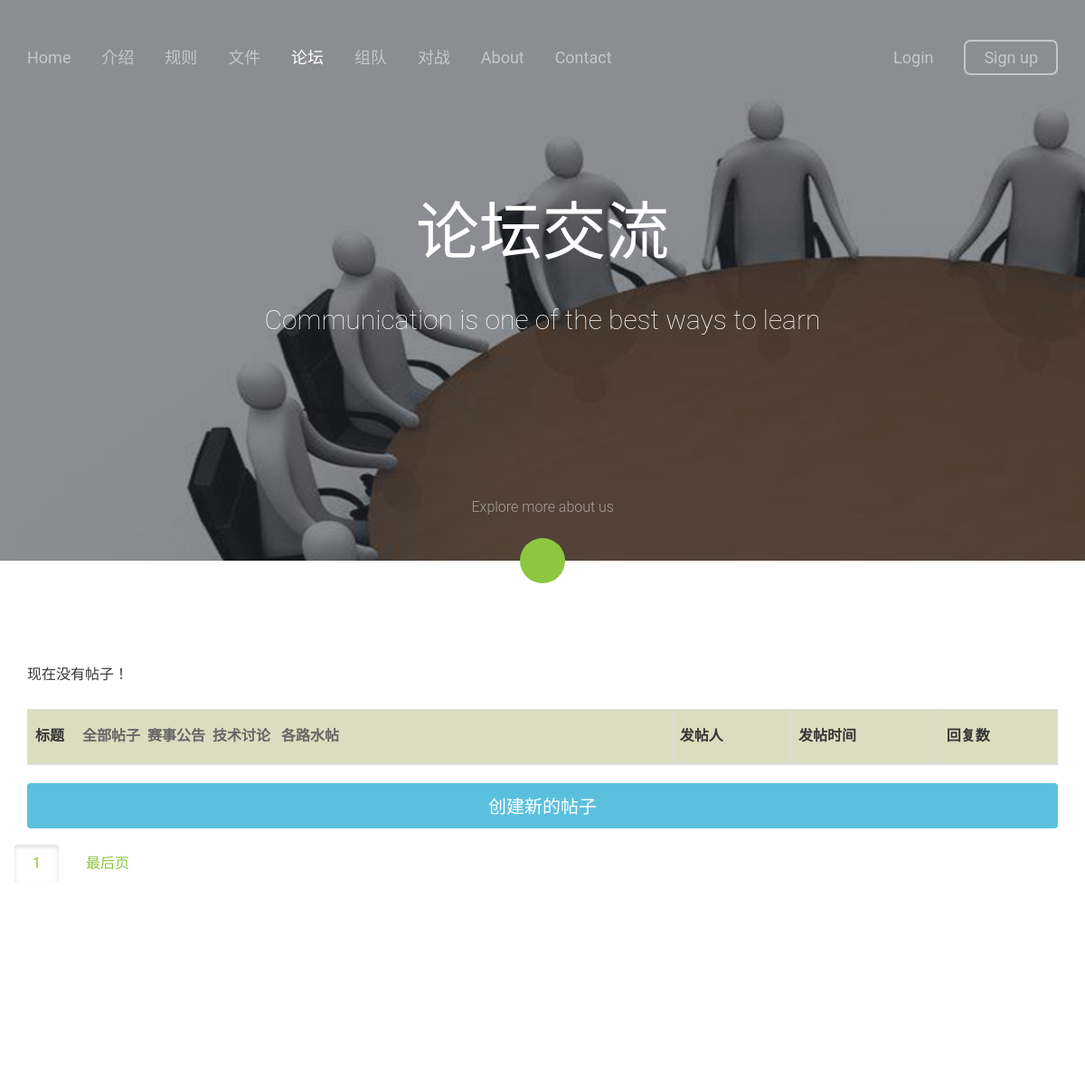
Before: /forum_index with the older database file.
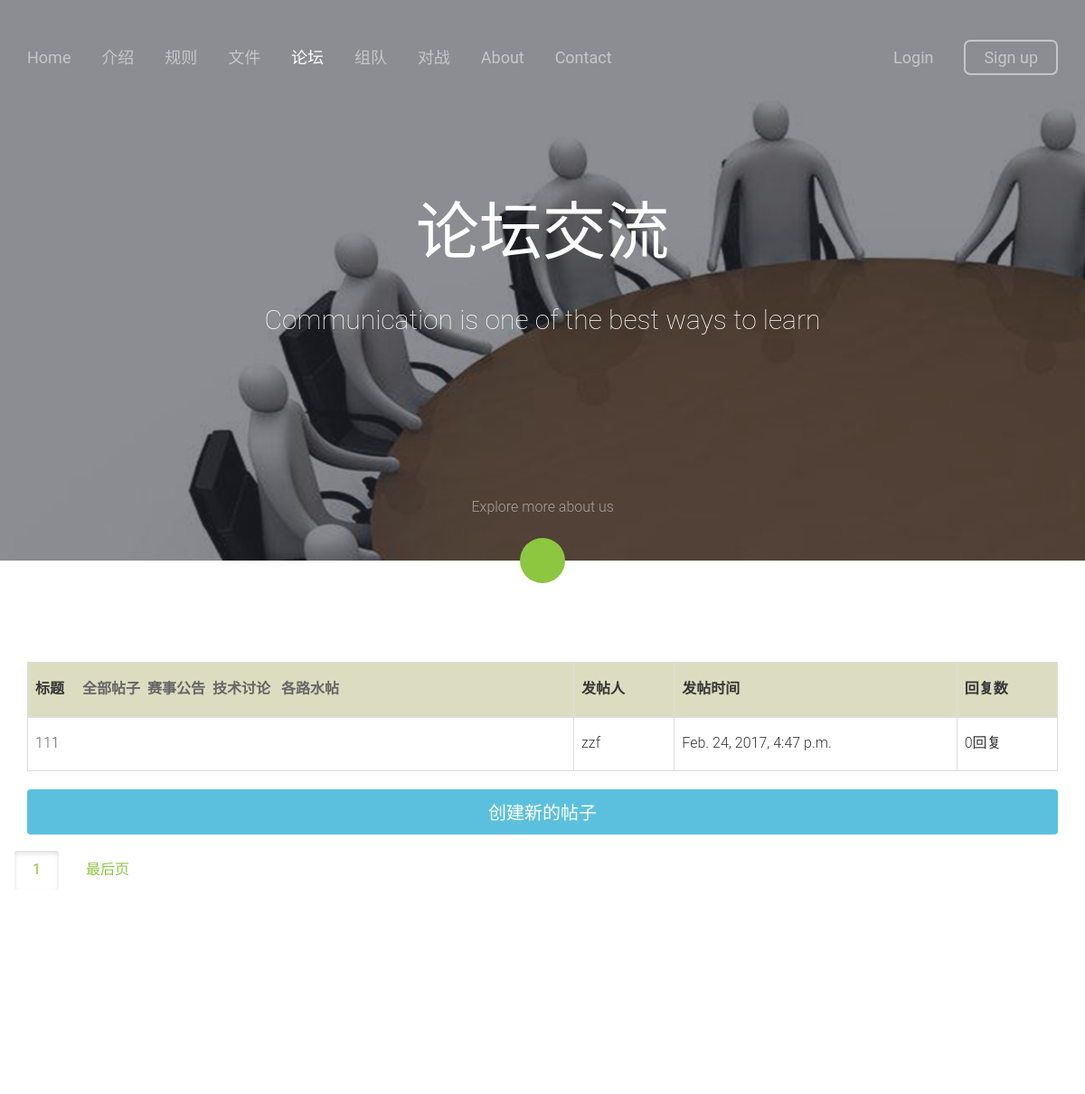
After: the same page with the newer database file.
### forum/models.py (models this page shows, shortened)
class Post(models.Model):
	Category_List=(
		('1','赛事公告'),
		('2','技术讨论'),
		('3','bug汇报'),
		)
	title = models.CharField(u'评论标题',max_length=100)
	timestamp = models.DateTimeField(auto_now=True)
	content = models.TextField(u'内容',blank=True, null=True)
	sender = models.ForeignKey(User,on_delete=models.CASCADE)
	category = models.CharField(max_length = 1,default=1,choices=Category_List)
	priority = models.IntegerField(default=1000,verbose_name="优先级")

### forum/views.py (the view)
# urls.py: url(r'^forum_index$',views.forum_index,name='forum_index'),
def forum_index(request,page=1):
	post_list = Post.objects.order_by('priority','-timestamp')
	paginator = Paginator(post_list,5)
	delete_id = None
	delete_id = request.POST.get('delete_id','')
	if request.user.is_authenticated():
		print(1)
	try:
		post = Post.objects.get(id=int(delete_id))
		post.delete()
	except Exception:
		pass
	try:
		page = int (request.GET.get('page','1'))
	except ValueError:
		page = 1
	try:
		posts = paginator.page(page)
	except (EmptyPage,InvalidPage):
		posts = paginator.page(paginator.num_pages)
	for i in range(page,page+3):
		if i > paginator.num_pages:
			break
		maxpage = i
	for i in range(page,page-3,-1):
		if i < 1:
			break
		minpage = i
	pagerange=range(minpage,maxpage+1)
	if request.user.is_authenticated():
		return render(request,'forum_index_after_login.html',{"posts":posts,"pagerange":pagerange,})
	else:
		return render(request,'forum_index.html',{"posts":posts,"pagerange":pagerange,})

### forum/templates/forum_index.html (shortened to what this page needs)
{% load static %}
<!DOCTYPE html>
 <html class="no-js">
	<head>
	<link rel="stylesheet" href="static/css/animate.css"/>
	<link rel="stylesheet" href="{% static 'css/flexslider.css' %}"/>
	<link rel="stylesheet" href="{% static 'css/icomoon.css' %}"/>
	<link rel="stylesheet" href="{% static 'css/bootstrap.css' %}"/>
	<link rel="stylesheet" href="{% static 'css/style.css' %}"/>
	</head>
	<body>
	<div id="ts-page">
		<section id="ts-header">
			<div class="container">
				<nav role="navigation">
					<ul class="pull-left left-menu">
						<li><a href="{% url 'index:index' %}">Home</a></li>
						<li><a href="{% url 'index:intro' %}">介绍</a></li>
						<li><a href="{% url 'index:rule' %}">规则</a></li>
						<li><a href="{% url 'file:notice' %}">文件</a></li>
						<li class="active"><a href="{% url 'forum:forum_index' %}">论坛</a></li>
						<li><a href="{% static 'teams:index' %}">组队</a></li>
						<li><a href="{% url 'fight:fight' %}">对战</a></li>
						<li><a href="https://www.eesast.com">About</a></li>
						<li><a href="{% url 'index:contact' %}">Contact</a></li>
					</ul>
					<ul class="pull-right right-menu">
						<li><a href="{% url 'login:login' %}">Login</a></li>
						<li class="ts-cta-btn"><a href="https://www.eesast.com/account/simplesignup">Sign up</a></li>
					</ul>
				</nav>
			</div>
		</section>
		<section id="ts-hero" class="no-js-fullheight" style="background-image: url({% static 'images/forum_full.jpg' %});" data-next="yes">
			<div class="ts-overlay"></div>
			<div class="container">
				<div class="ts-intro no-js-fullheight">
					<div class="ts-intro-text">
						<div class="ts-center-position">
							<h2 class="animate-box">论坛交流</h2>
							<h3 class="animate-box">Communication is one of the best ways to learn</h3>
						</div>
					</div>
				</div>
			</div>
			<div class="ts-learn-more animate-box">
				<a href="#" class="scroll-btn">
					<span class="text">Explore more about us</span>
					<span class="arrow"><i class="icon-chevron-down"></i></span>
				</a>
			</div>
		</section>
		<section id="ts-about">
			<div class="container">
				<div class="row">
					<div class="col-md-12">
						<table class="table table-bordered table-forum">
							<thead style="font-weight:bold; background-color:#dcddc0;">
								<tr>
									<td>标题 &nbsp &nbsp <a href="#">全部帖子</a>&nbsp <a href="#">赛事公告</a>&nbsp <a href="#">技术讨论</a> &nbsp <a href="#">各路水帖</a></td>
									<td>发帖人</td>
									<td>发帖时间</td>
									<td>回复数</td>
								</tr>
							</thead>
							<tbody>
								{% if posts %}
								{% for post in posts.object_list %}
								<tr>
									<td><a href="forum_content/{{post.id}}">{{post.title}}</a></td>
									<td>{{post.sender}}</td>
									<td>{{post.timestamp}}</td>
									<td>{{post.p_comment.count}}回复</td>
								</tr>
							</tbody>
							{% endfor %}
							{% else %}<p>现在没有帖子！</p>
							{% endif %}
						</table>
						<div onclick = "document.getElementById('noreply').style.display='block'"><button class="btn btn-block btn-info"  style="font-size:20px; height:50px; margin-bottom:17px;">创建新的帖子</button></div>
					</div>
					<div id="pagination">
														{% for i in pagerange %}
                                                        <a href="community_index?page=i" class="btn active">{{i}}</a>
                                                        {% endfor %}
                                                        <a href="community_index?page={{posts.paginator.num_pages}}" class="btn">最后页</a>
                                                </div>
				</div>
			</div>
		</section>
		<footer id="ts-footer">
		</footer>
	</div>
	</body>
</html>

### index/static/css/icomoon.css (style rules this page uses)
[class^="icon-"], [class*=" icon-"] { font-family: 'icomoon'; speak: none; font-style: normal; font-weight: normal; font-variant: normal; text-transform: none; line-height: 1; -webkit-font-smoothing: antialiased; -moz-osx-font-smoothing: grayscale; }
.icon-chevron-down:before { content: "\f078"; }

### index/static/css/style.css (style rules this page uses)
body { font-family:"Roboto", Arial, sans-serif; font-size: 16px; line-height: 28px; font-weight: 300; color: #363636; height: 100%; position: relative; }
a { color: #8dc63f; -webkit-transition: 0.5s; -o-transition: 0.5s; transition: 0.5s; }
h1, h2, h3, h4, h5, h6 { color: #484c50; font-family: "Roboto", Arial, sans-serif; font-weight: 400; margin: 0 0 30px 0; }
.table-forum td { height:60px; vertical-align:middle!important; line-height: 60px; overflow:hidden; }
.table-forum a { color:#666666; }
.btn { margin-right: 4px; margin-bottom: 4px; font-family: "Roboto", Arial, sans-serif; font-size: 16px; font-weight: 400; -webkit-border-radius: 4px; -moz-border-radius: 4px; -ms-border-radius: 4px; border-radius: 4px; -webkit-transition: 0.5s; -o-transition: 0.5s; transition: 0.5s; }
.btn-info { background: #5bc0de; color: #fff; border: 2px solid #5bc0de; }
body { background: #efefef url(../images/white_wave.png) repeat; }
#ts-header { position: absolute; width: 100%; left: 0; padding-top: 50px; z-index: 12; }
#ts-header nav { position: relative; }
#ts-header nav ul { padding: 0; margin: 0; z-index: 2; position: relative; }
#ts-header nav ul li { display: inline; }
#ts-header nav ul li a { font-size: 18px; color: rgba(255, 255, 255, 0.5); font-weight: 400; }
#ts-header nav ul li.ts-cta-btn a { position: relative; border-bottom: none; padding: 7px 20px; border: 2px solid rgba(255, 255, 255, 0.5); -webkit-border-radius: 7px; -moz-border-radius: 7px; -ms-border-radius: 7px; border-radius: 7px; }
#ts-header nav ul li.active a { color: white; }
#ts-header nav ul.left-menu li { margin-right: 30px; }
#ts-header nav ul.right-menu li { margin-left: 30px; }
#ts-hero { background-color: transparent; background-size: cover; background-attachment: fixed; background-repeat: no-repeat; position: relative; width: 100%; }
#ts-hero .ts-overlay { position: absolute; top: 0; left: 0; right: 0; bottom: 0; background: #2a2d36; opacity: .54; z-index: 9; }
#ts-hero .ts-intro { display: table; width: 100%; z-index: 10; position: relative; }
#ts-hero .ts-intro > div { vertical-align: middle; display: table-cell; }
#ts-hero .ts-intro > div .ts-center-position { width: 65%; text-align: center; margin: 0 auto; }
#ts-hero .ts-intro > div h2 { font-size: 70px; line-height: 87px; font-weight: 100; color: white; }
#ts-hero .ts-intro > div h3 { font-weight: 100; font-size: 30px; line-height: 45px; color: white; }
#ts-hero .ts-learn-more { position: absolute; bottom: -25px; left: 50%; z-index: 12; text-align: center; }
#ts-hero .ts-learn-more a { display: block; }
#ts-hero .ts-learn-more a .text { display: block; color: rgba(255, 255, 255, 0.5); margin-bottom: 20px; }
#ts-hero .ts-learn-more a .arrow { display: block; width: 50px; height: 50px; margin: 0 auto; background: #8dc63f; -webkit-border-radius: 50%; -moz-border-radius: 50%; -ms-border-radius: 50%; border-radius: 50%; }
#ts-hero .ts-learn-more a .arrow i { top: 10px; position: relative; color: #fff; vertical-align: middle; }
.no-js-fullheight { height: 620px; }
#ts-features, #ts-features-2, #ts-features-3, #ts-features-4, #ts-projects, #ts-testimonials, #ts-about, #ts-subscribe, #ts-info, #ts-pricing, #ts-faqs { background-color: #fff; padding: 7em 0; }
#ts-footer { padding-bottom: 0; background-color:#fff; }
#ts-offcanvas, .ts-nav-toggle, #ts-page { -webkit-transition: 0.5s; -o-transition: 0.5s; transition: 0.5s; }
#ts-offcanvas, .ts-nav-toggle, #ts-page { position: relative; }
#ts-page { z-index: 2; -webkit-transition: 0.5s; -o-transition: 0.5s; transition: 0.5s; }
#ts-offcanvas ul li { padding: 0; margin: 0 0 10px 0; list-style: none; line-height: 28px; }
#ts-offcanvas ul li a { font-size: 18px; color: rgba(255, 255, 255, 0.7); }
#ts-offcanvas ul li.active a { color: #8dc63f; }
.js .animate-box { opacity: 0; }

Changed rows visible on the page:
added Post: title "111", sender "zzf", timestamp "Feb. 24, 2017, 4:47 p.m.", p_comment.count "0"
Other visible differences:
text no longer shown: "现在没有帖子！"
